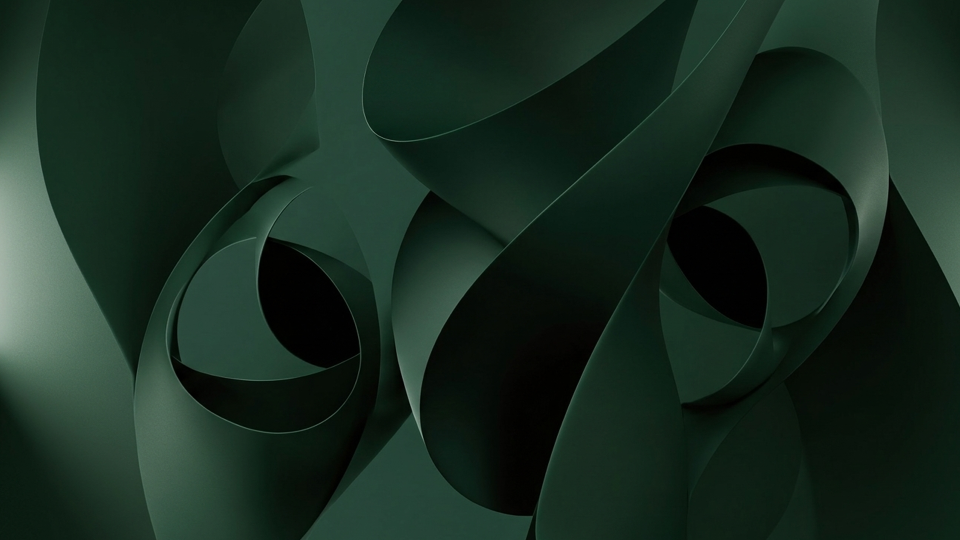
#> input picture assets/wallpapers/wall1.png, 1920 x 1080 px, found by its file name (shown at 1/2 size)
$ python convert_wallpaper_rle.py
#> lines starting #> are read from the running program, lines starting #| are printed output that depends on the picture
#!/usr/bin/env python3
"""
convert_wallpaper_rle.py — конвертация wall1.png → RLE RGB565 header для NexusOS.
Использует простое RLE: [count, pixel] пары uint16_t.
180x390 пикселей для минимального размера (~100KB header).
"""
from PIL import Image

SRC = '/mnt/c/Dev/NexusOS-P6P/assets/wallpapers/wall1.png'
DST_H = '/mnt/c/Dev/NexusOS-P6P/kernel/drivers/gpu/gs101/wallpaper_data.h'
W, H = 180, 390  # будет bilinear stretch x8 на 1440x3040

img = Image.open(SRC).convert('RGB').resize((W, H), Image.LANCZOS)
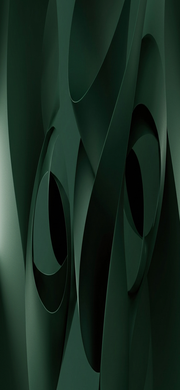
#> img: PIL image 180x390 RGB; mean R, G, B 23.5, 42.8, 32
pixels = []
for y in range(H):
    for x in range(W):
        r, g, b = img.getpixel((x, y))
        rgb565 = ((r & 0xF8) << 8) | ((g & 0xFC) << 3) | (b >> 3)
        pixels.append(rgb565)
#> after the loop, pixels = 70200 items

# RLE encode
runs = []
i = 0
while i < len(pixels):
    cur = pixels[i]
    count = 1
    while i + count < len(pixels) and pixels[i + count] == cur and count < 255:
        count += 1
    runs.append((count, cur))
    i += count
#> this loop made 36952 passes
#> (cur, i) on passes 1 to 3: (2274, 1), (2306, 3), (4355, 4)
#> after the loop, i = 70200; runs = 36952 items

total_runs = len(runs)
#> total_runs = 36952
print(f'Raw pixels: {len(pixels)}, RLE runs: {total_runs}, ratio: {len(pixels)/total_runs:.1f}x')
#| Raw pixels: 70200, RLE runs: 36952, ratio: 1.9x

with open(DST_H, 'w') as f:
    f.write('/* Auto-generated by convert_wallpaper_rle.py — DO NOT EDIT */\n')
    f.write('#ifndef NEXUS_WALLPAPER_DATA_H\n')
    f.write('#define NEXUS_WALLPAPER_DATA_H\n')
    f.write('#include <stdint.h>\n\n')
    f.write(f'#define WALLPAPER_W {W}\n')
    f.write(f'#define WALLPAPER_H {H}\n')
    f.write(f'#define WALLPAPER_RLE_RUNS {total_runs}\n\n')
    f.write('/* [count, rgb565] pairs — count in [1..255] */\n')
    f.write(f'static const uint16_t wallpaper_rle[{total_runs * 2}] = {{\n')
    for i, (cnt, px) in enumerate(runs):
        f.write(f'{cnt},0x{px:04X}')
        if i < len(runs) - 1:
            f.write(',')
        if (i + 1) % 8 == 0:
            f.write('\n')
#> this loop made 36952 passes
#> (cnt, px) on passes 1 to 3: (1, 2274), (2, 2306), (1, 4355)
    f.write('\n};\n')
    f.write('#endif\n')

import os
sz = os.path.getsize(DST_H)
print(f'Written {total_runs} runs to {DST_H} ({sz//1024} KB)')
#| Written 36952 runs to /mnt/c/Dev/NexusOS-P6P/kernel/drivers/gpu/gs101/wallpaper_data.h (330 KB)

$ run again, with assets/wallpapers/wall2.png copied over assets/wallpapers/wall1.png
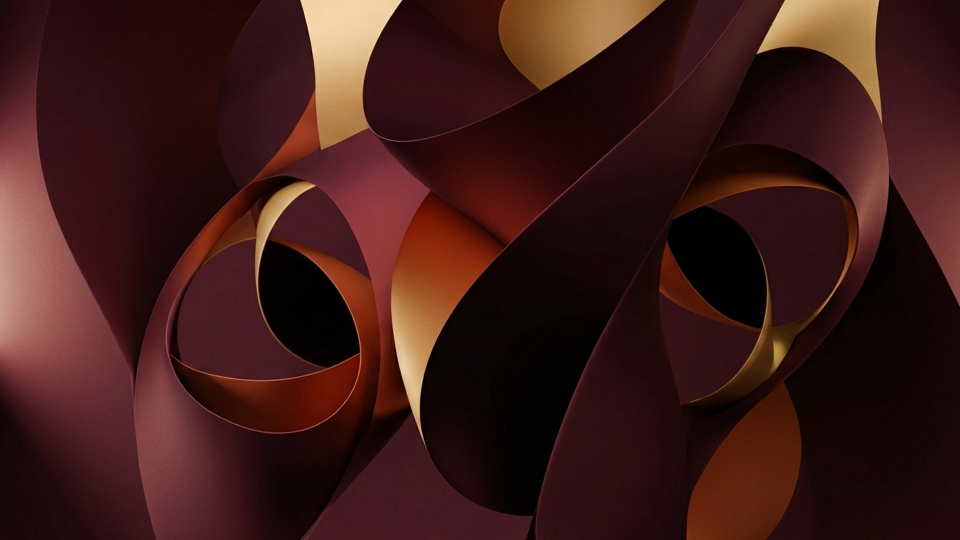
#> input picture assets/wallpapers/wall2.png, 1920 x 1080 px, found by its file name (shown at 1/2 size)
#> `img = Image.open(SRC).convert('RGB').resize((W, H), Image.LANCZOS)`:
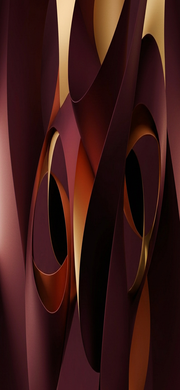
#> img: PIL image 180x390 RGB; mean R, G, B 61.6, 26.8, 23.9
#> after the loop `for y in range(H):`: pixels = 70200 items
#> the loop `while i < len(pixels):` made 39063 passes
#> (cur, i) on passes 1 to 3: (6209, 2), (8257, 6), (10338, 10)
#> after the loop `while i < len(pixels):`: i = 70200; runs = 39063 items
#> total_runs = 39063
#| Raw pixels: 70200, RLE runs: 39063, ratio: 1.8x
#> the loop `for i, (cnt, px) in enumerate(runs):` made 39063 passes
#> (cnt, px) on passes 1 to 3: (2, 6209), (4, 8257), (4, 10338)
#| Written 39063 runs to /mnt/c/Dev/NexusOS-P6P/kernel/drivers/gpu/gs101/wallpaper_data.h (349 KB)

$ run again, with assets/wallpapers/wall3.png copied over assets/wallpapers/wall1.png
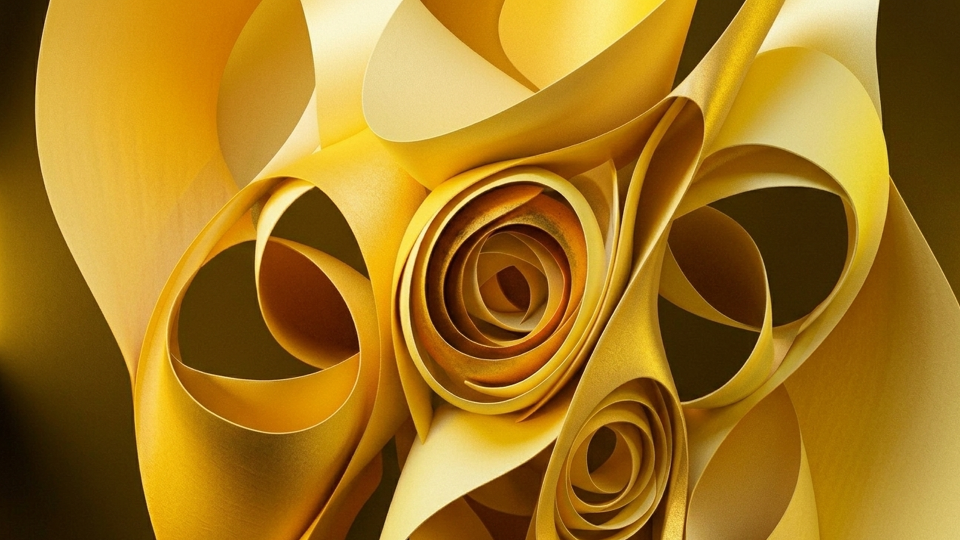
#> input picture assets/wallpapers/wall3.png, 1920 x 1080 px, found by its file name (shown at 1/2 size)
#> `img = Image.open(SRC).convert('RGB').resize((W, H), Image.LANCZOS)`:
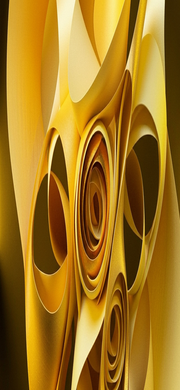
#> img: PIL image 180x390 RGB; mean R, G, B 162.9, 119.1, 32.1
#> after the loop `for y in range(H):`: pixels = 70200 items
#> the loop `while i < len(pixels):` made 55926 passes
#> (cur, i) on passes 1 to 3: (8352, 1), (6272, 2), (8320, 4)
#> after the loop `while i < len(pixels):`: i = 70200; runs = 55926 items
#> total_runs = 55926
#| Raw pixels: 70200, RLE runs: 55926, ratio: 1.3x
#> the loop `for i, (cnt, px) in enumerate(runs):` made 55926 passes
#> (cnt, px) on passes 1 to 3: (1, 8352), (1, 6272), (2, 8320)
#| Written 55926 runs to /mnt/c/Dev/NexusOS-P6P/kernel/drivers/gpu/gs101/wallpaper_data.h (498 KB)

$ run again, with assets/wallpapers/wall4.png copied over assets/wallpapers/wall1.png
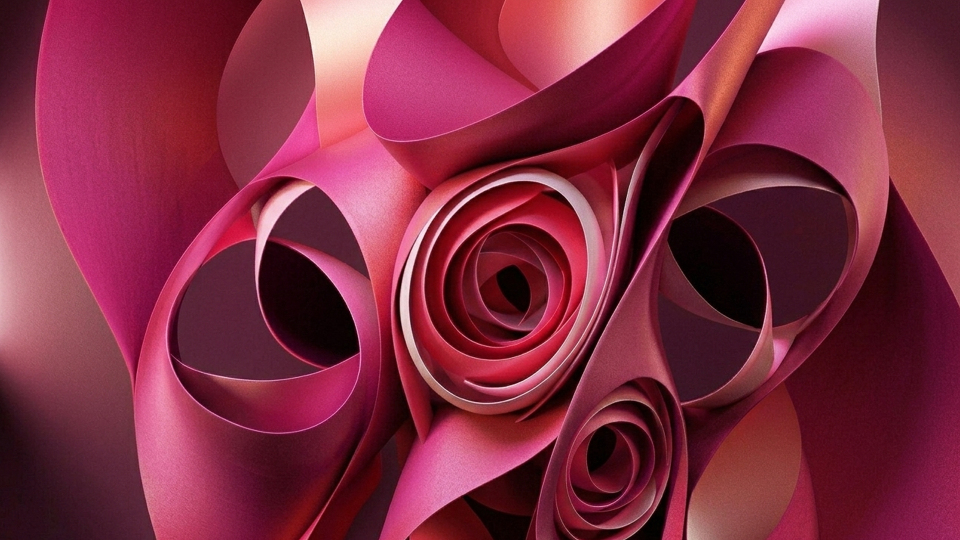
#> input picture assets/wallpapers/wall4.png, 1920 x 1080 px, found by its file name (shown at 1/2 size)
#> `img = Image.open(SRC).convert('RGB').resize((W, H), Image.LANCZOS)`:
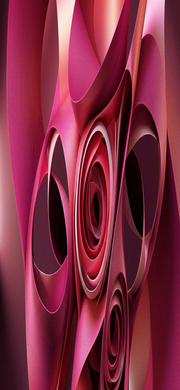
#> img: PIL image 180x390 RGB; mean R, G, B 129.1, 44.3, 65.4
#> after the loop `for y in range(H):`: pixels = 70200 items
#> the loop `while i < len(pixels):` made 56712 passes
#> (cur, i) on passes 1 to 3: (10338, 4), (12386, 5), (12419, 6)
#> after the loop `while i < len(pixels):`: i = 70200; runs = 56712 items
#> total_runs = 56712
#| Raw pixels: 70200, RLE runs: 56712, ratio: 1.2x
#> the loop `for i, (cnt, px) in enumerate(runs):` made 56712 passes
#> (cnt, px) on passes 1 to 3: (4, 10338), (1, 12386), (1, 12419)
#| Written 56712 runs to /mnt/c/Dev/NexusOS-P6P/kernel/drivers/gpu/gs101/wallpaper_data.h (505 KB)
